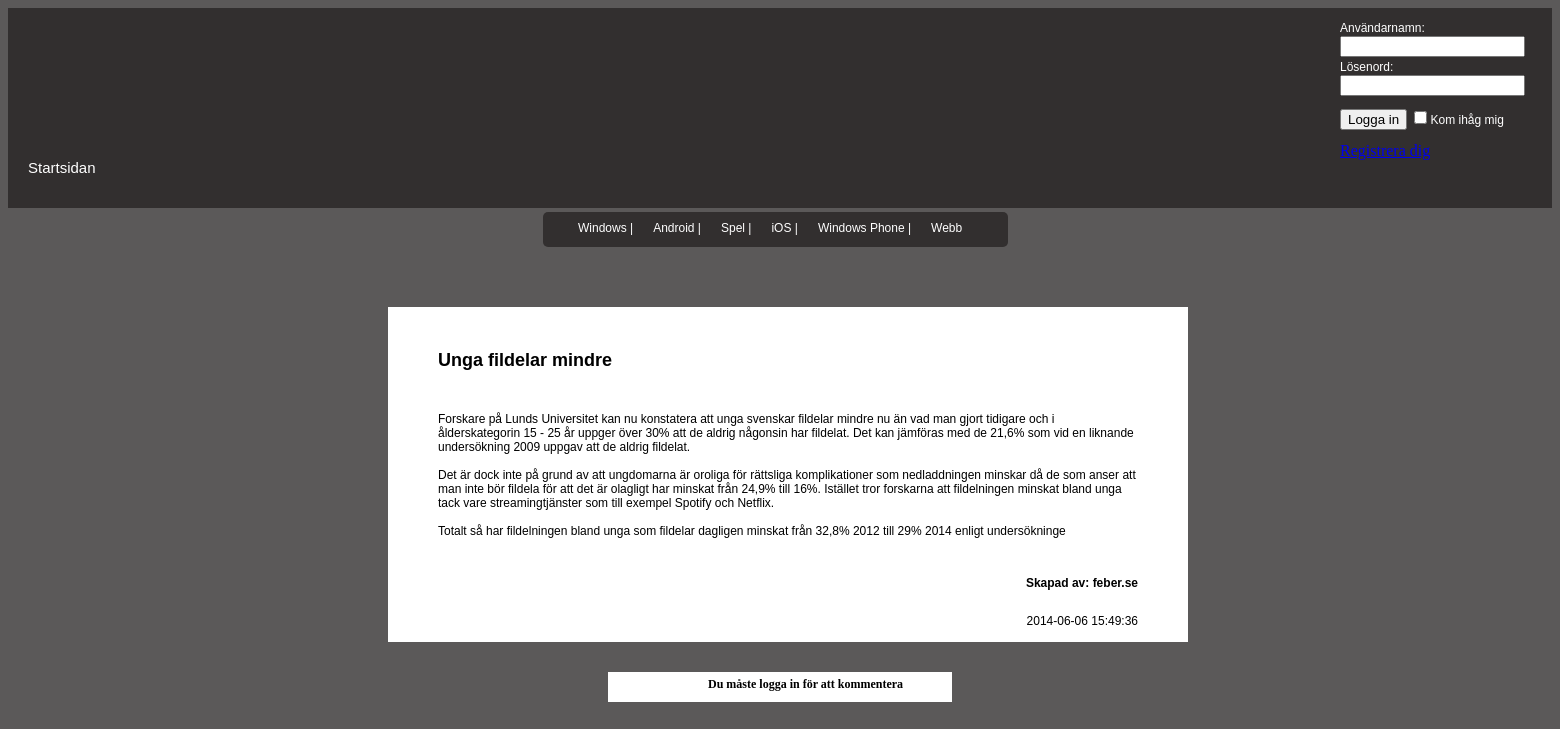
The page /?Comments&id=45 on the database its author committed.
### tables this page shows
CREATE TABLE IF NOT EXISTS `posts` (
  `id` int(11) NOT NULL AUTO_INCREMENT,
  `title` varchar(200) NOT NULL,
  `post` text NOT NULL,
  `author` varchar(30) NOT NULL,
  `picture` longblob,
  `date` timestamp NOT NULL DEFAULT CURRENT_TIMESTAMP,
  `category` varchar(50) NOT NULL,
  PRIMARY KEY (`id`),
  KEY `categoryID` (`category`)
);

### Controller/PostsController.php (called while the page is built, shortened)
<?php
require_once 'View/PostsView.php';
require_once 'Model/PostsHandler.php';
class PostsController{
	private $ret = "";
	private $message = "";
	public function DoControll(Database $db){
		$postsHandler = new PostsHandler($db);
		$postsView = new PostsView();
		$loginHandler = new LoginHandler($db);
		$blogposts = $postsHandler->GetPosts();
		if($loginHandler->LoggedInAsAdmin() === true){
				$this->ret = $postsView->CategoryView($blogposts);
				$this->ret .= $postsView->ViewPostsAsAdmin($blogposts);
		}
		else
		{
			$this->ret = $postsView->CategoryView($blogposts);
			$this->ret .= $postsView->ViewPosts($blogposts);
		}
		return $this->ret. $this->message;
	}
}

### Controller/CommentController.php (called while the page is built, shortened)
<?php
require_once 'View/CreateCommentView.php';
require_once 'View/PostsView.php';
require_once 'Model/LoginHandler.php';
require_once 'Model/PostsHandler.php';
class CommentController{
	private $message = "";
	private $commentsPosts ="";
	public function DoControll(Database $db){
		$createCommentView = new CreateCommentView();
		$postsView = new PostsView();
		$loginHandler = new LoginHandler($db);
		$postsHandler = new PostsHandler($db);
		$id = $_GET['id'];
		$blogpost = $postsHandler->GetSpecificPost($id);
		$this->ret = $postsView->CategoryView();
		$this->ret .= $createCommentView->CommentPost($blogpost);
		if($loginHandler->IsLoggedIn() === true){
			$this->ret .= $createCommentView->CreateComment();
		}
		else{
			$this->ret .= $createCommentView->NotLoggedIn();
		}
		return $this->ret .$this->message . $this->commentsPosts;
	}
}

### PostArray.php (called while the page is built, shortened)
<?php
class PostArray{
	private $title;
	private $post;
	private $author;
	private $date;
	public function __construct($id, $title, $post, $author, $date, $category){
		$this->title = $title;
		$this->post = $post;
		$this->author = $author;
		$this->date = $date;
	}
	public function getTitle(){
		return $this->title;
	}
	public function getPost(){
		return $this->post;
	}
	public function getAuthor(){
		return $this->author;
	}
	public function getDate(){
		return $this->date;
	}
}

### Database.php (called while the page is built, shortened)
<?php
class Database{
	private $mysqli = NULL;
	public function Connect(DBConfig $config){
		$this->mysqli = new mysqli($config->host,
							$config->user,
							$config->password,
							$config->db);
				$this->mysqli->set_charset("utf8");
			return TRUE;
		}
	public function Prepare($sql){
		$ret = $this->mysqli->prepare($sql);
		return $ret;
	}
}

### Model/PostsHandler.php (called while the page is built, shortened)
<?php
require_once 'PostArray.php';
class PostsHandler{
	private $db;
	public function __construct(Database $db){
		$this->db = $db;
	}
	public function GetPosts(){
		$sqlQuery = "SELECT id, title, post, author, date, category From posts ORDER BY id DESC";
		$stmt = $this->db->Prepare($sqlQuery);
		$this->db->Execute($stmt);
		$stmt->bind_result($id, $title, $post, $author, $date, $category);
		while ($stmt->fetch()) {
			$blogpost = new PostArray($id, $title, $post, $author, $date, $category);
			$blogposts[] = $blogpost;
		}
		return $blogposts;
	}
	public function GetSpecificPost($id){
		$sqlQuery = "SELECT id, title, post, author, date, category FROM posts WHERE id = ? ORDER BY Id Desc";
		$stmt = $this->db->Prepare($sqlQuery);
		$stmt->bind_param('i', $id);
		$this->db->Execute($stmt);
		if ($stmt->bind_result($id, $title, $post, $author, $date, $category) == FALSE) {
        		throw new \Exception($this->mysqli->error);
        }
		if ($stmt->fetch()) {
           	$ret = new PostArray($id, $title, $post, $author, $date, $category);
        } else {
        	throw new \Exception("Could not find post $id");
        }
        return $ret;
	}
}

### View/PostsView.php (the view, shortened to what this page needs)
<?php
require_once 'Model/PostsHandler.php';
class PostsView{
	private $windows = '?Windows';
	private $android = '?Android';
	private $spel = '?Spel';
	private $ios = '?iOS';
	private $wp = '?WP';
	private $webb = '?Webb';
	public function CategoryView(){
		$ret="
		<div id='categoryMenu'>
			<a href='$this->windows' id='categoryLink'>Windows |</a>
			<a href='$this->android' id='categoryLink'>Android |</a>
			<a href='$this->spel' id='categoryLink'>Spel |</a>
			<a href='$this->ios' id='categoryLink'>iOS |</a>
			<a href='$this->wp' id='categoryLink'>Windows Phone |</a>
			<a href='$this->webb' id='categoryLink'>Webb</a>
		</div>";
		return $ret;
	}
}

### View/CreateCommentView.php (shortened to what this page needs)
<?php
require_once 'Model/CommentsHandler.php';
require_once 'Model/PostsHandler.php';
class CreateCommentView{
	public function CommentPost($blogposts){
		$ret = "";
		$ret .= "<div id='postsview'>
			<div></br><br>
			<h2 id='titlePostsView'>".nl2br($blogposts->getTitle())."</h2></br>
			<p id='postPostsView'>".nl2br($blogposts->getPost())."</p></br>
			<p id='authorPostsView'>Skapad av: ".nl2br($blogposts->getAuthor())."</p></br>
			<p id='datePostsView'>".$blogposts->getDate()."</p></br>
			</div>
			</div>
			</div>
		</div>";
	return $ret;
	}
	public function NotLoggedIn() {
			$ret = "
				<div id='loggInToComment'>
					<p id='commentLoginMessage'>Du måste logga in för att kommentera</p>
				</div>";
			return $ret;
	}
}

### style.css (style rules this page uses)
#body { background-color: #5B5959; }
#categoryMenu { height: 35px; width: 450px; margin-left: 535px; margin-top: 4px; padding-left: 15px; background-color: #322F2F; border-radius:5px 5px 5px 5px; font-size: 10px; }
#categoryLink { float:left; margin-top: 9px; padding-left:20px; color:white; font-family: Trebuchet MS, Helvetica, sans-serif; font-size:12px; text-decoration: none }
#postsview { font-family: Trebuchet MS, Helvetica, sans-serif; font-size: 12px; background-color:white; width:700px; padding-left:50px; padding-right:50px; padding-bottom:50px; margin-left:380px; margin-bottom:30px; margin-top:60px; }
#authorPostsView { font-weight: bold; float: right; }
#datePostsView { float: right; padding-left: 500px; }
#commentLoginMessage { font-size: 12px; font-weight: bold; background-color: white; margin-left: 600px; margin-right: 600px; margin-bottom: 2px; padding-left: 100px; padding-bottom: 10px; padding-top: 5px; }

### rows shown on the page
posts: title "Unga fildelar mindre", post "Forskare på Lunds Universitet kan nu konstatera att unga svenskar fildelar mindre nu än vad man gjort tidigare och i ålderskategorin 15 - 25 år uppger över 30% att de aldrig någonsin har fildelat. Det kan jämföras med de 21,6% som vid en liknande undersökning 2009 uppgav att de aldrig fildelat. Det är dock inte på grund av att ungdomarna är oroliga för rättsliga komplikationer som nedladdningen minskar då de som anser att man inte bör fildela för att det är olagligt har minskat från 24,9% till 16%. Istället tror forskarna att fildelningen minskat bland unga tack vare streamingtjänster som till exempel Spotify och Netflix. Totalt så har fildelningen bland unga som fildelar dagligen minskat…", author "feber.se", date "2014-06-06 15:49:36"
